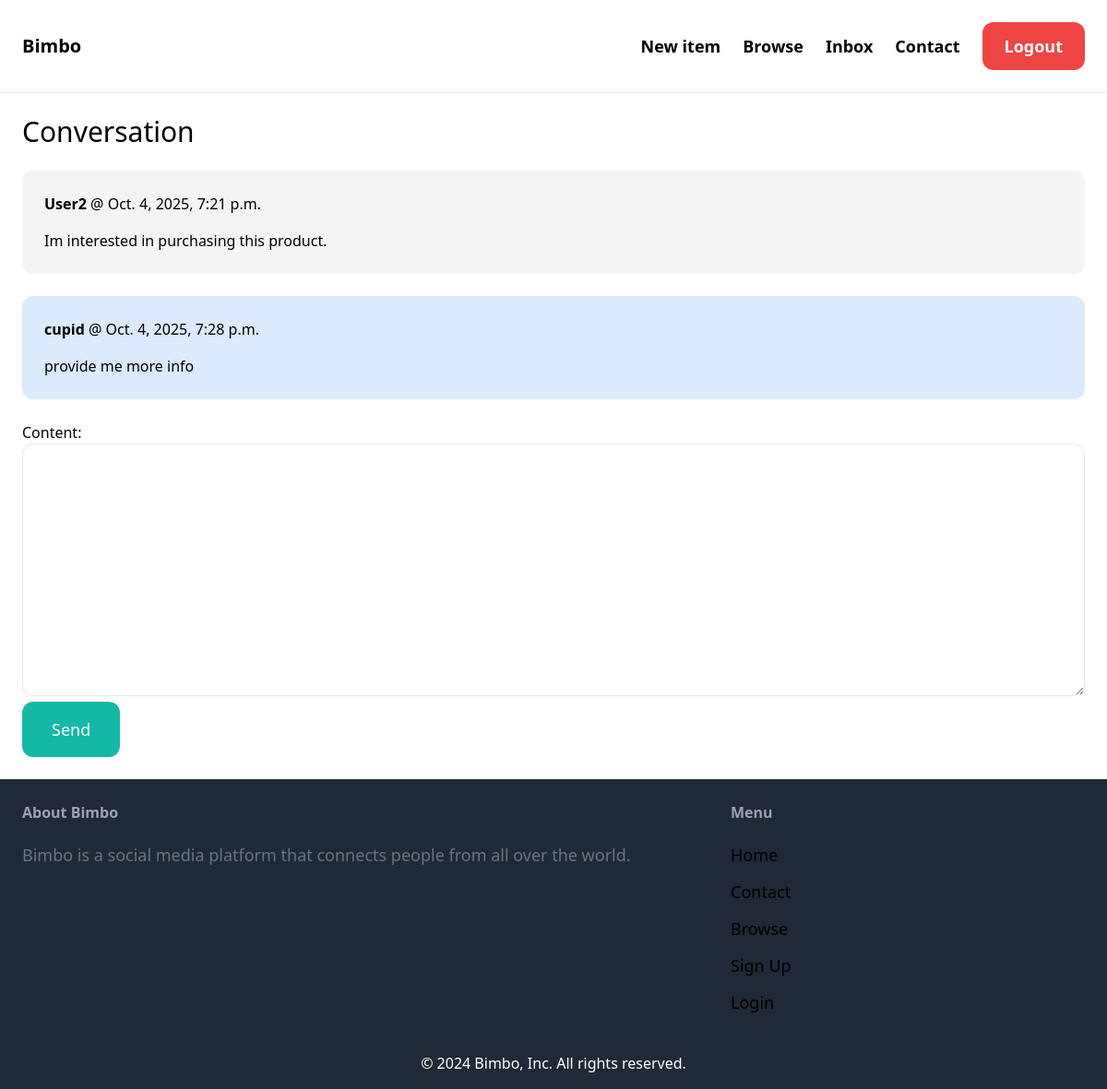
The app's page /communication/4/ (signed in) with its own data.
### communication/models.py (models this page shows)
class ConversationMessage(models.Model):
    conversation = models.ForeignKey(Conversation, related_name='messages', on_delete=models.CASCADE)
    content = models.TextField()
    created_at = models.DateTimeField(auto_now_add=True)
    created_by = models.ForeignKey(User, related_name='created_messages', on_delete=models.CASCADE)

### communication/views.py (the view)
# urls.py: path('<int:pk>/', views.detail, name='detail'),
@login_required
def detail(request, pk):
    conversation = get_object_or_404(Conversation, pk=pk, members=request.user)
    if request.method == 'POST':
        form = ConversationMessageForm(request.POST)
        if form.is_valid():
            conversation_message = form.save(commit=False)
            conversation_message.conversation = conversation
            conversation_message.created_by = request.user
            conversation_message.save()
            return redirect('conversation:detail', pk=pk)
    else:
        form = ConversationMessageForm()
    return render(request, 'conversation/detail.html', {
        'conversation': conversation,
        'form': form
    })

### communication/forms.py
class ConversationMessageForm(forms.ModelForm):
    class Meta:
        model = ConversationMessage
        fields = ('content',)
        widgets = {
            'content': forms.Textarea(attrs={
                'class': 'w-full py-4 px-6 rounded-xl border'
            })
        }

### communication/templates/conversation/detail.html (shortened to what this page needs)
{% extends 'base.html' %}
{% block content %}
<h1 class="mb-6 text-3xl">Conversation</h1>
<div class="space-y-6">
    {% for message in conversation.messages.all %}
        <div class="p-6 flex {% if message.created_by == request.user %}bg-blue-100{% else %}bg-gray-100{% endif %} rounded-xl">
            <div>
                <p class="mb-4"><strong>{{ message.created_by.username }}</strong> @ {{ message.created_at }}</p>
                <p>{{ message.content }}</p>
            </div>
        </div>
    {% endfor %}
</div>
<form method="post" action="." class="mt-6">
    {{ form.as_p }}
    <button class="py-4 px-8 text-lg bg-teal-500 hover:bg-teal-700 rounded-xl text-white">Send</button>
</form>
{% endblock %}

### records on screen
ConversationMessage: created_by.username "User2", created_at "Oct. 4, 2025, 7:21 p.m.", content "Im interested in purchasing this product."
ConversationMessage: created_by.username "cupid", created_at "Oct. 4, 2025, 7:28 p.m.", content "provide me more info"
